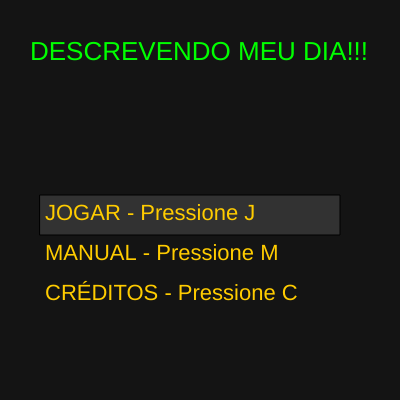
Frame 1 (no input)
Frame 60 (no input): identical to frame 1, image omitted
Frame 120 (the mouse pressed at the canvas centre since frame 60): identical to frame 1, image omitted

The p5.js sketch that drew this single still picture (run headless with seeded random() and noise() and a simulated clock; from frame 60 on, the mouse is pressed at the canvas centre):

// p5.js sketch
// ── sketch.js
var tela = 0
var x = 40
var y = 195
var opcao = 1

function setup() {
  createCanvas(400, 400);
}

function draw() {
  background(20);
  if(tela==0){
    menu()
  }
    if(tela==1){
    background(200, 20, 200);
    fill(255, 204, 0);
    textSize(26);
    text("INICIANDO O JOGO",75,100);
  }
  if(tela==2){
    background(10, 200, 200);
    fill('rgba(100%,0%,100%,0.5)');
    textSize(26);
    text("MANUAL",140,100);
  }
 if(tela==3){
    background(10, 200, 200);
    fill("red");
    textSize(26);
    text("CRÉDITOS",135,100);
  }
}  
  // CONSTRUINDO MENU
  
function menu(){  
  fill(50)
  rect(x, y, 300, 40);
  fill('rgb(0,255,0)');
  textSize(26);
  text("DESCREVENDO MEU DIA!!!",30,60);
  fill(255,204,0);
  textSize(22);
  text("JOGAR - Pressione J", 45, 220);
  text("MANUAL - Pressione M",45,260);
  text("CRÉDITOS - Pressione C",45,300);
          
    //CRÉDITOS    
    if(key=="c"){
      tela=3;
    }
    
    //JOGAR
     if(key=="j"){
      tela=1;
    }
    
        //MANUAL
     if(key=="m"){
      tela=2;
    }
}
    
function keyPressed(){
 if(key=="ArrowUp" && y>220){
   y=y-38;
   opcao=opcao-1;
   console.log(opcao);
 }
   
  if(key=="ArrowDown" && y<300){
    y=y+38;
    opcao=opcao+1;
    console.log(opcao);
  }
  if(key=="Enter"){
    tela=opcao
  }
  if(key=="Escape"){
    tela=0
  }
}
